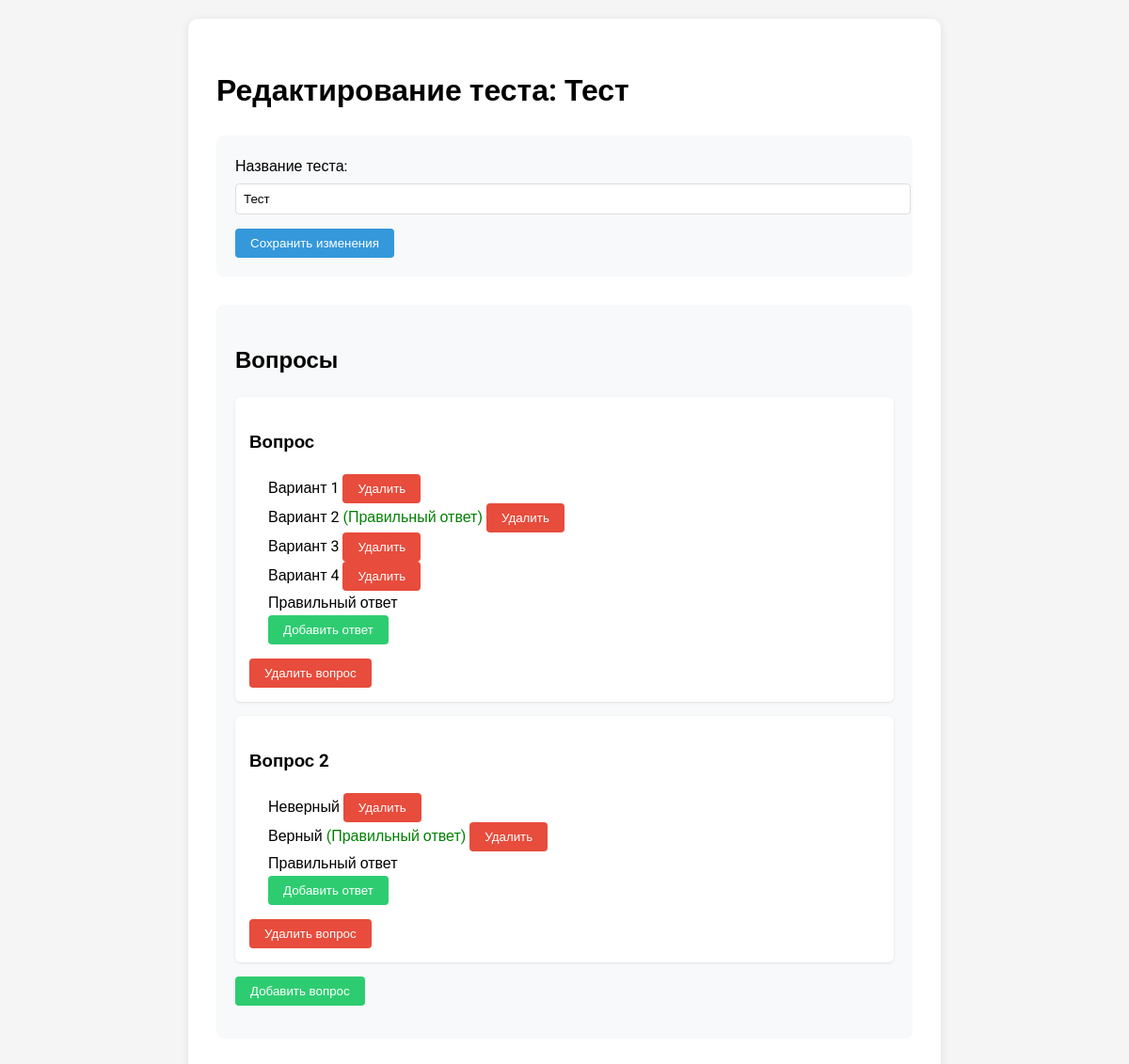
/quiz/8/edit (signed in), run on the app's committed database.
### training/models.py (models this page shows, shortened)
class Quiz(models.Model):
    title = models.CharField(max_length=200)
    course = models.ForeignKey('Course', on_delete=models.CASCADE, related_name='quizzes', null=True)

class Question(models.Model):
    quiz = models.ForeignKey(Quiz, on_delete=models.CASCADE, related_name='questions', null=True)
    text = models.TextField(max_length=500)

class Answer(models.Model):
    question = models.ForeignKey(Question, on_delete=models.CASCADE, related_name='answers', default=None)
    text = models.CharField(max_length=200)
    is_correct = models.BooleanField(default=False)

### training/utils.py (the view)
        def _wrapped_view(request, *args, **kwargs):
            if request.user.is_authenticated and request.user.profile.role == role:
                return view_func(request, *args, **kwargs)
            else:
                return HttpResponseForbidden("У вас нет доступа к этой странице.")

### training/forms.py
class QuizForm(forms.ModelForm):
    class Meta:
        model = Quiz
        fields = ['title', 'course']
        widgets = {
            'title': forms.TextInput(attrs={'class': 'form-control', 'placeholder': 'Название теста'}),
        }

### training/utils.py (called while the page is built)
def role_required(role):
    def decorator(view_func):
        def _wrapped_view(request, *args, **kwargs):
            if request.user.is_authenticated and request.user.profile.role == role:
                return view_func(request, *args, **kwargs)
            else:
                return HttpResponseForbidden("У вас нет доступа к этой странице.")
        return _wrapped_view
    return decorator

### training/views.py (called while the page is built)
@login_required
@role_required('admin')
def edit_quiz(request, quiz_id):
    quiz = get_object_or_404(Quiz, id=quiz_id)
    if request.method == 'POST':
        form = QuizForm(request.POST, instance=quiz)
        if form.is_valid():
            form.save()
            return redirect('course_detail', course_id=quiz.course.id)
    else:
        form = QuizForm(instance=quiz)
    return render(request, 'quiz/edit_quiz.html', {'form': form, 'quiz': quiz})

### training/templates/quiz/edit_quiz.html (shortened to what this page needs)
<!DOCTYPE html>
<html lang="en">
<head>
</head>
<body>
    <div class="quiz-container">
        <h1>Редактирование теста: {{ quiz.title }}</h1>
        <form method="post" class="section">
            <div class="form-group">
                <label for="title">Название теста:</label>
                <input type="text" id="title" name="title" value="{{ quiz.title }}" class="form-control">
            </div>
            <button type="submit" class="btn">Сохранить изменения</button>
        </form>
        <div class="section">
            <h2>Вопросы</h2>
            {% for question in quiz.questions.all %}
                <div class="question-card">
                    <h3>{{ question.text }}</h3>
                    <div class="answer-list">
                        {% for answer in question.answers.all %}
                            <div class="answer-option">
                                <span>{{ answer.text }}</span>
                                {% if answer.is_correct %}
                                    <span style="color: green;">(Правильный ответ)</span>
                                {% endif %}
                                <form method="post" action="{% url 'delete_answer' answer.id %}" style="display: inline;">
                                    <button type="submit" class="btn btn-danger">Удалить</button>
                                </form>
                            </div>
                        {% endfor %}
                        <form method="post" action="{% url 'add_answers' question.id %}" class="form-group">
                            <div class="checkbox-group">
                                <label for="{{ answer_form.is_correct.id_for_label }}">Правильный ответ</label>
                            </div>
                            <button type="submit" class="btn btn-success">Добавить ответ</button>
                        </form>
                    </div>
                    <form method="post" action="{% url 'delete_question' question.id %}" style="display: inline;">
                        <button type="submit" class="btn btn-danger">Удалить вопрос</button>
                    </form>
                </div>
            {% endfor %}
            <form method="post" action="{% url 'add_question' quiz.id %}" class="form-group">
                <button type="submit" class="btn btn-success">Добавить вопрос</button>
            </form>
        </div>
    </div>
</body>
</html>

### training/templates/quiz/edit_quiz.html (style rules this page uses)
body { font-family: 'Roboto', sans-serif; line-height: 1.6; max-width: 800px; margin: 0 auto; padding: 20px; background-color: #f5f5f5; }
.quiz-container { background: white; border-radius: 10px; padding: 30px; box-shadow: 0 2px 10px rgba(0,0,0,0.1); }
.section { margin-bottom: 30px; padding: 20px; background: #f8f9fa; border-radius: 8px; }
.question-card { background: white; padding: 15px; margin-bottom: 15px; border-radius: 6px; box-shadow: 0 1px 3px rgba(0,0,0,0.1); }
.answer-list { margin-left: 20px; }
.btn { display: inline-block; padding: 8px 16px; background-color: #3498db; color: white; text-decoration: none; border-radius: 4px; border: none; cursor: pointer; transition: background-color 0.2s; }
.btn-danger { background-color: #e74c3c; }
.btn-success { background-color: #2ecc71; }
.form-group { margin-bottom: 15px; }
.form-control { width: 100%; padding: 8px; border: 1px solid #ddd; border-radius: 4px; margin-top: 5px; }
.checkbox-group { display: flex; align-items: center; gap: 10px; }

### data on the page
Quiz: title "Тест"
Question: text "Вопрос"
Answer: text "Вариант 1"
Answer: text "Вариант 2", is_correct "(Правильный ответ)"
Answer: text "Вариант 3"
Answer: text "Вариант 4"
Question: text "Вопрос 2"
Answer: text "Неверный"
Answer: text "Верный", is_correct "(Правильный ответ)"
